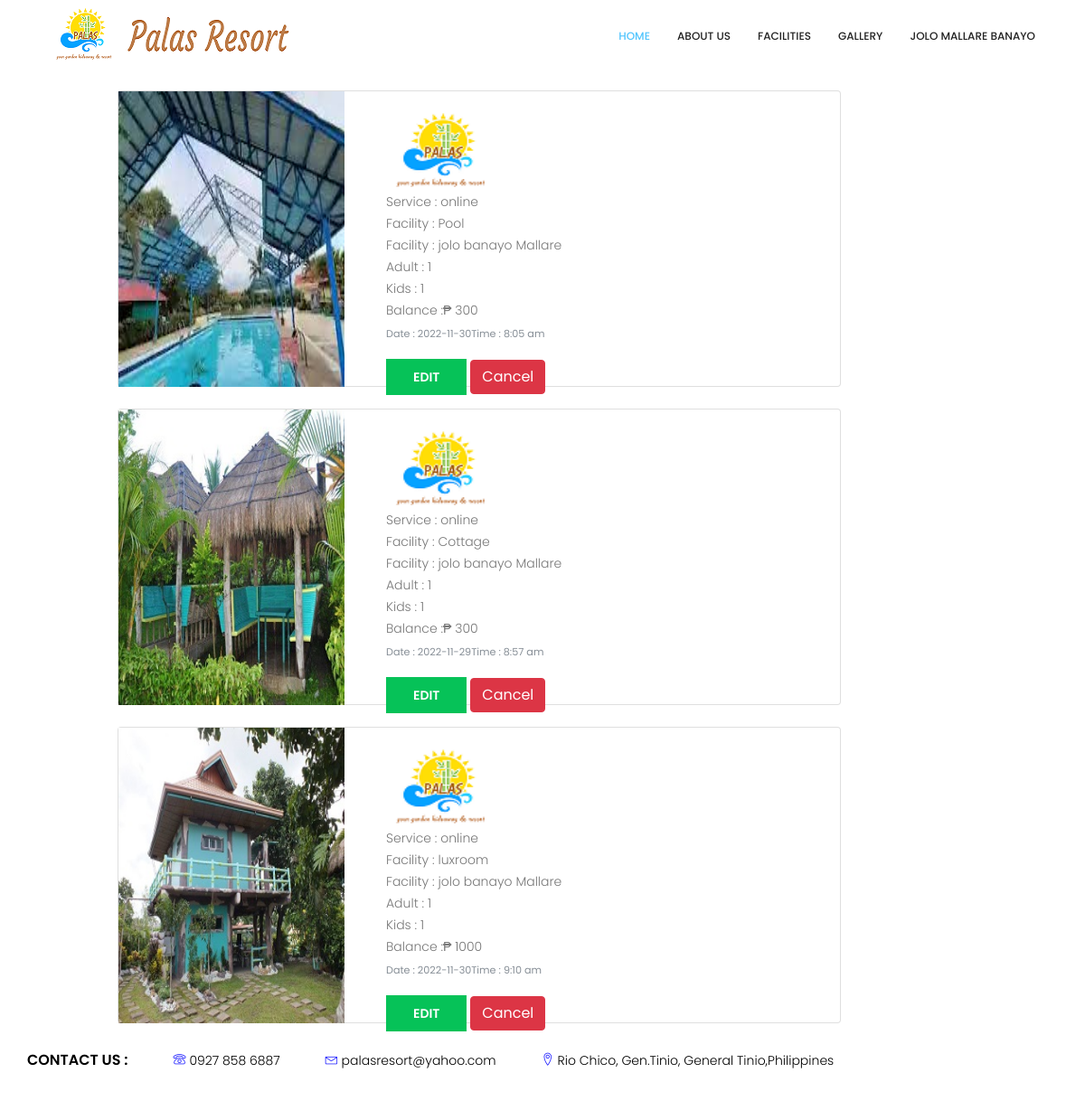
The page /myreserves.php (signed in) on the database its author committed.
### tables this page shows
CREATE TABLE `reservations` (
  `res_id` bigint(20) UNSIGNED NOT NULL,
  `service_id` bigint(20) UNSIGNED NOT NULL,
  `facility_id` bigint(20) UNSIGNED NOT NULL,
  `customer_id` bigint(20) UNSIGNED NOT NULL,
  `date` varchar(255) NOT NULL,
  `time` varchar(255) NOT NULL,
  `person_adult_quantity` int(11) NOT NULL,
  `person_kids_quantity` int(11) NOT NULL,
  `total_balance` double NOT NULL,
  `reservation_status` int(11) NOT NULL,
  `created_at` timestamp NULL DEFAULT current_timestamp(),
  `updated_at` timestamp NULL DEFAULT current_timestamp()
);

CREATE TABLE `facilities` (
  `id` bigint(20) UNSIGNED NOT NULL,
  `name` varchar(255) NOT NULL,
  `description` varchar(255) NOT NULL,
  `image` varchar(255) NOT NULL,
  `day_rate` double NOT NULL,
  `night_rate` double NOT NULL,
  `overnigth_rate` double NOT NULL,
  `facility_type` varchar(255) NOT NULL,
  `status` varchar(255) NOT NULL
);

CREATE TABLE `services` (
  `service_id` bigint(20) UNSIGNED NOT NULL,
  `service_name` varchar(255) NOT NULL
);

CREATE TABLE `users` (
  `id` bigint(20) UNSIGNED NOT NULL,
  `permission_id` bigint(20) UNSIGNED NOT NULL DEFAULT 2,
  `fname` varchar(255) NOT NULL,
  `mname` varchar(255) NOT NULL,
  `lname` varchar(255) NOT NULL,
  `address` varchar(255) NOT NULL,
  `contact_num` varchar(255) NOT NULL,
  `email` varchar(255) NOT NULL,
  `verification_code` text NOT NULL,
  `email_verified_at` datetime DEFAULT NULL,
  `username` varchar(255) NOT NULL,
  `password` varchar(255) NOT NULL
);

### Functions/InnovatechAPIFunctions.php (called while the page is built, shortened)
<?php
    class InnovatechAPIFunctions{
        private $servername='localhost';
        private $username='root';
        private $password='';
        private $dbname='palasresort';
        private $mysqli='';
        public function __construct(){
            $this->mysqli = new mysqli($this->servername,$this->username,$this->password,$this->dbname);
        }
        public function selectleftjoin3(){
            $sql = "SELECT * FROM `reservations` LEFT JOIN `services` ON services.service_id = reservations.service_id LEFT JOIN `facilities` ON facilities.id = reservations.facility_id LEFT JOIN `users` ON users.id = reservations.customer_id";
            $this->sql = $result = $this->mysqli->query($sql);
        }
    }
?>

### myreserves.php (the view, shortened to what this page needs)
    <?php include('Pages/layouts/head.php');?>
        <?php include('Pages/layouts/header.php');?>
<section>
<div class="container">
<?php
    include('./Functions/InnovatechAPIFunctions.php');
    $newAPIFunctions = new InnovatechAPIFunctions();
         if(isset($_SESSION['ID'])){
            $id=$_SESSION['ID'];
            $newAPIFunctions->selectleftjoin3();
                 $serviceLists = $newAPIFunctions->sql;
                 while ($data = mysqli_fetch_assoc($serviceLists)){
               if($data["customer_id"]==$id){
             ?>
            <div class="card mb-4" style="max-width: 800px;margin-left: 100px">
            <div class="row mb_30">
                <div class="col-md-4">
                <img src="Pages/admin/facilitiesimage/images/<?php echo $data['image']; ?>" width="250" height="327" alt="">
                </div>
                <div class="col-md-8">
                <div class="card-body">
                <img src="image/pic5.png" width="120" height="90" alt="">
                    <p class="card-text">Service : <?php echo $data["service_name"]."<br>"."Facility : ". $data["name"]."<br>Facility : ".$data["fname"] ." ". $data["mname"] ." ". $data["lname"];?><br>Adult : <?php echo $data["person_adult_quantity"]." <br>Kids : ". $data["person_kids_quantity"]." <br>Balance :₱ ". $data["total_balance"]?><small class="text-muted"><br>Date : <?php echo $data["date"]."Time : ". $data["time"]?></small></p>
                    <button type="submit" class="btn theme_btn button_hover" id="btn-mul" name="booking">Edit</button>
                    <button type="button" class="btn btn-danger" data-id="<?php echo $data['res_id']; ?>" id="delete">Cancel</button></td>
                </div>
                </div>
            </div>
            </div>
            <?php }}}?>
            </div>
</section>
        <?php include('Pages/layouts/footer.php');?>
        <?php include('Pages/layouts/scripts.php');?>

### css/style.css (style rules this page uses)
body { line-height: 24px; font-size: 14px; font-family: "Poppins", sans-serif; font-weight: 300; color: #777777; }
section { background: #fff; }
@media (min-width: 1200px) { .container { max-width: 1170px; } }
.mb_30 { margin-bottom: -30px; }
.theme_btn { font-size: 14px; line-height: 30px; text-transform: uppercase; color: #fff; font-weight: 600; background: #06c258; padding: 5px 30px; }
.theme_btn:before { background: #f8b100; }
.button_hover { border-radius: 0px; position: relative; z-index: 1; -webkit-transition: all 0.3s linear; -o-transition: all 0.3s linear; transition: all 0.3s linear; overflow: hidden; border: 0px; display: inline-block; text-align: center; }
.button_hover:before { content: ""; width: 100%; height: 100%; left: 0; top: 0; position: absolute; -webkit-transform: translateX(-100%); -ms-transform: translateX(-100%); transform: translateX(-100%); z-index: -1; background: #f8b100; -webkit-transition: all 0.3s linear; -o-transition: all 0.3s linear; transition: all 0.3s linear; opacity: 0; }

### rows shown on the page
reservations: facility.image (picture), service.service_name "online", facility.name "Pool", customer.fname "jolo", customer.mname "banayo", customer.lname "Mallare", person_adult_quantity "1", person_kids_quantity "1", total_balance "300", date "2022-11-30", time "8:05 am"
reservations: facility.image (picture), service.service_name "online", facility.name "Cottage", customer.fname "jolo", customer.mname "banayo", customer.lname "Mallare", person_adult_quantity "1", person_kids_quantity "1", total_balance "300", date "2022-11-29", time "8:57 am"
reservations: facility.image (picture), service.service_name "online", facility.name "luxroom", customer.fname "jolo", customer.mname "banayo", customer.lname "Mallare", person_adult_quantity "1", person_kids_quantity "1", total_balance "1000", date "2022-11-30", time "9:10 am"

### other values the page prints
$_SESSION['FULLNAME'] "JOLO MALLARE BANAYO"
